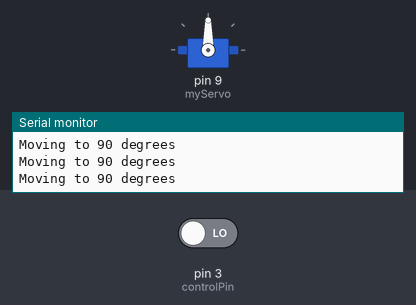
The sketch below on a simulated Arduino Uno, built with avr-gcc and run on an emulated ATmega328P. Parts: servo, the last lines printed to the serial monitor. The test bench sets the inputs (shaded band); at power-on: pin 3 (controlPin) LOW.

Above: at 1.2 s.
1.3 s: pin 3 (controlPin) driven HIGH
At 2.0 s:
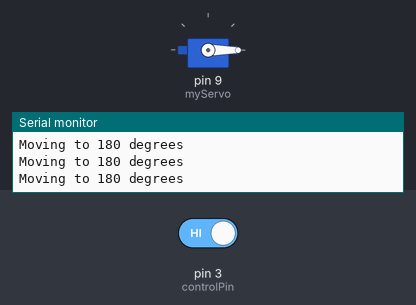
2.8 s: pin 3 (controlPin) driven LOW
At 3.2 s:
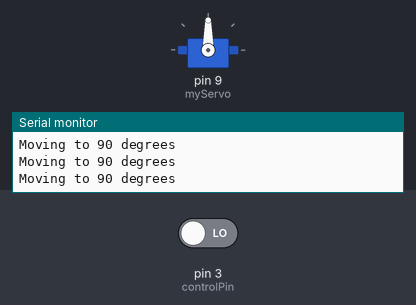
Timing chart, 0 to 5.8 s (numbered marks = the images above; inputs shaded):
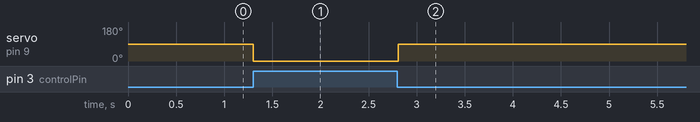

Measured:
- after the input at 1.3 s, servo on pin 9 (myServo): 90° → 0° at once
- after the input at 2.8 s, servo on pin 9 (myServo): 0° → 90° at once

The sketch:

Servo_Tap.ino
```cpp
#include <Servo.h>  // Include the Servo library

Servo myServo;  // Create a Servo object

const int controlPin = 3;  // Define the pin that will control the servo

void setup() {
  Serial.begin(9600);           // Initialize serial communication at 9600 bps
  myServo.attach(9);            // Attach the servo to pin 9
  pinMode(controlPin, INPUT);   // Set pin 3 as an input
  Serial.println("Servo Control Initialized");
}

void loop() {
  int pinState = digitalRead(controlPin);  // Read the state of pin 3

  if (pinState == HIGH) {
    moveTo0Degrees();  // Move to 180 degrees if pin 3 is high
  } else {
    moveTo90Degrees();   // Move to 90 degrees if pin 3 is low
  }

  delay(100);  // Small delay for stability
}

// Function to move the servo to 90 degrees
void moveTo90Degrees() {
  myServo.write(90);  // Move the servo to 90 degrees
  Serial.println("Moving to 90 degrees");  // Print status to Serial Monitor
}

// Function to move the servo to 180 degrees
void moveTo0Degrees() {
  myServo.write(0);  // Move the servo to 180 degrees
  Serial.println("Moving to 180 degrees");  // Print status to Serial Monitor
}
```
